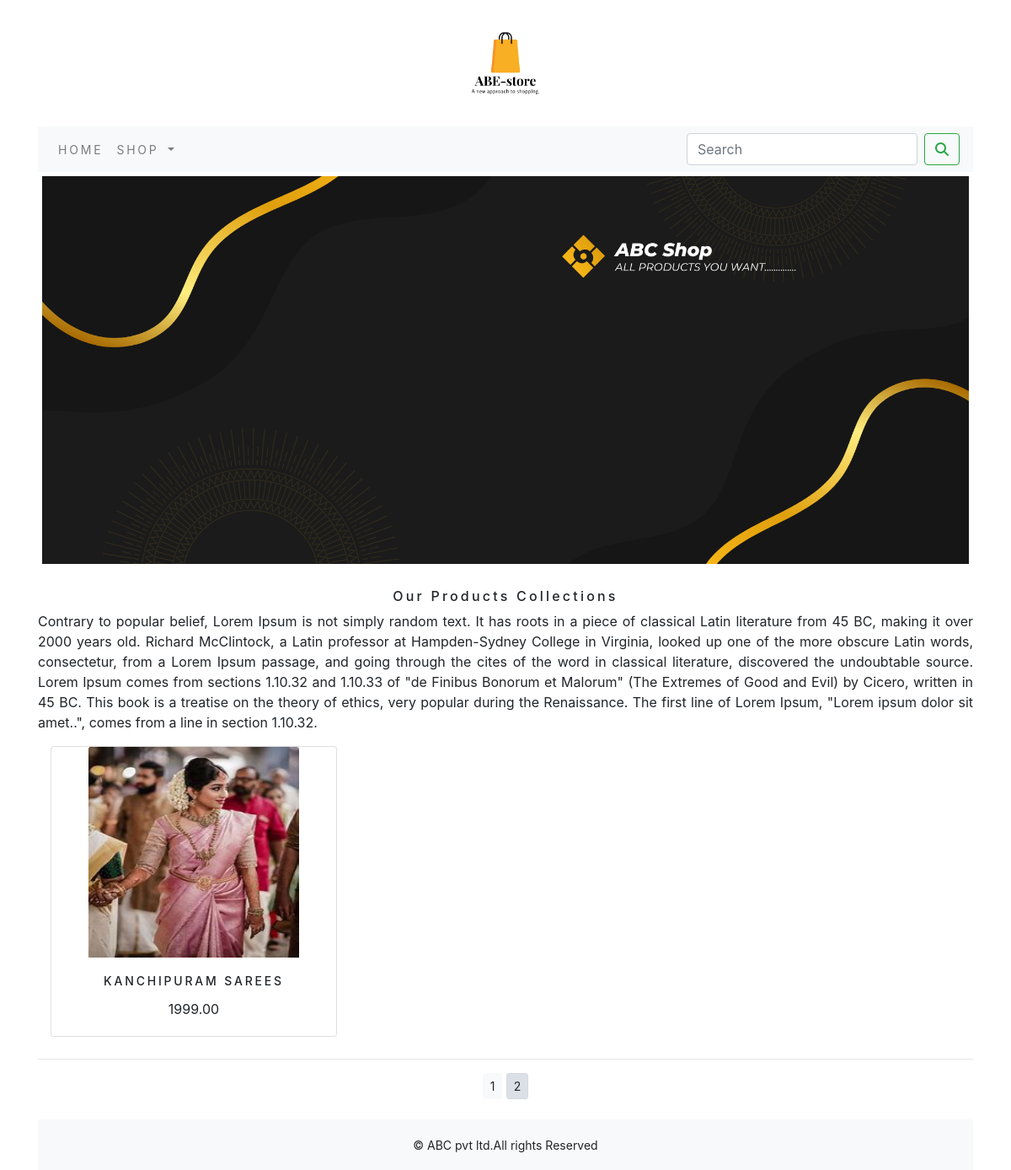
Screenshot of /shop?page=2 with the database file from the repository.
### shopapp/models.py (models this page shows, shortened)
class Product(models.Model):
        name = models.CharField(max_length=250, unique=True)
        slug = models.SlugField(max_length=250, unique=True)
        description = models.TextField(blank=True)
        price=models.DecimalField(max_digits=10,decimal_places=2)
        category=models.ForeignKey(Category,on_delete=models.CASCADE)
        image = models.ImageField(upload_to='product', blank=True)
        stock=models.IntegerField()
        available=models. BooleanField(default=True)
        created=models.DateTimeField(auto_now_add=True)
        updated=models.DateTimeField(auto_now=True)
        class Meta:
            ordering = ('name',)
            verbose_name = 'product'
            verbose_name_plural = 'products'
        def get_url(self):
            return reverse('shopapp:prodCatdetail', args=[self.category.slug,self.slug])

### shopapp/views.py (the view)
# urls.py: path('',views.allProdCat,name='allProdCat'),
def allProdCat(request,c_slug=None):
    c_page=None
    products_list=None
    if c_slug!=None:
        c_page=get_object_or_404(Category,slug=c_slug)
        products_list=Product.objects.all().filter(category=c_page,available=True)
    else:
        products_list=Product.objects.all().filter(available=True)
    paginator=Paginator( products_list,6)
    try:
        page=int(request.GET.get('page','1'))
    except:
        page=1
    try:
        products=paginator.page(page)
    except (EmptyPage,InvalidPage):
        products=paginator.page(paginator.num_pages)
    return render(request,"category.html",{'category':c_page,'products':products})

### cartapp/context_processors.py (called while the page is built)
def counter(request):
    item_count=0
    if 'admin' in request.path:
        return  {}
    else:
        try:
            cart=Cart.objects.filter(cart_id=_cart_id(request))
            car_items=CartItem.objects.all().filter(cart=cart[:1])
            for cart_item in car_items:
                item_count +=cart_item.quantity
        except Cart.DoseNotExist:
            item_count=0
    return dict(item_count=item_count)

### cartapp/views.py (called while the page is built)
def _cart_id(request):
    cart=request.session.session_key
    if not cart:
        cart=request.session.create()
    return cart

### shopapp/context_processors.py (called while the page is built)
def menu_links(request):
    links=Category.objects.all()
    return dict(links=links)

### shopapp/models.py (called while the page is built)
    def get_url(self):
        return reverse('shopapp:products_by_category', args=[self.slug])

### templates/category.html (shortened to what this page needs)
{% extends 'base.html' %}
{% load static %}
{% block content %}
<div class="mx-auto">
    {% if category %}
    <img class="my_image" src="{{category.image.url}}" alt="{{category.name}}">
</div>
    <br>
<div>
    <h1 class="text-center my_title">{{category.name}}</h1>
    <p class="text-justify">{{category.description}}</p>
</div>
    {% else %}
     <div>
         <img class="my_image my_image_padding" src="{% static 'img/banner.png' %}" alt="our products">
     </div><br>
     <div>
         <h1 class="text-center my_title"> Our Products Collections</h1>
         <p class="text-justify">Contrary to popular belief, Lorem Ipsum is not simply random text. It has roots in a piece of classical Latin literature from 45 BC, making it over 2000 years old. Richard McClintock, a Latin professor at Hampden-Sydney College in Virginia, looked up one of the more obscure Latin words, consectetur, from a Lorem Ipsum passage, and going through the cites of the word in classical literature, discovered the undoubtable source. Lorem Ipsum comes from sections 1.10.32 and 1.10.33 of "de Finibus Bonorum et Malorum" (The Extremes of Good and Evil) by Cicero, written in 45 BC. This book is a treatise on the theory of ethics, very popular during the Renaissance. The first line of Lorem Ipsum, "Lorem ipsum dolor sit amet..", comes from a line in section 1.10.32.</p>
     </div>
   {% endif %}
<div class="container">
    <div class="row mx_auto">
         {% for product in products.object_list %}
        <div class="my_bottom_margin col-9 col-sm-12 col-md-4  col-lg-4">
            <div class="card text-center" style="min-width:18rem;">
                <a href="{{product.get_url}}"><img class="card-img-top my_image"style="width:250px;height:250px;" src="{{product.image.url}}"  alt="{{product.name}}"></a>
              <div class="card-body">
                  <h5 class="card-title">{{product.name}}</h5>
                  <p class="card-text">{{product.price}}</p>
              </div>
            </div>
        </div>
         {% endfor %}
    </div>
</div>
<div class="mx-auto">
    {% if products.paginator.num_pages > 1 %}
   <hr>
    <div class="text-center">
        {% for pg in products.paginator.page_range %}
        <a href="?page={{pg}}" class="btn btn-light btn-sm {% if products.number == pg %} active {%endif %}">{{pg}}</a>
        {% endfor %}
    </div>
     {% endif %}
</div>
<br>
{% endblock %}

### static/css/custom.css (style rules this page uses)
.my_image { width:100%; height:auto; }
.my_title { font-size:16px; text_transform:uppercase; letter-spacing:.2em; }
.my_image_padding { padding:5px; }
.my_bottom_margin { margin-bottom:10px; }
.card-body h5 { font-size:14px; text-transform:uppercase; letter-spacing:.2em }

### rows the page displays
Product: image (picture), name "KANCHIPURAM SAREES", price "1999.00"

### other values shown
{{ pg }} "1" "2"
